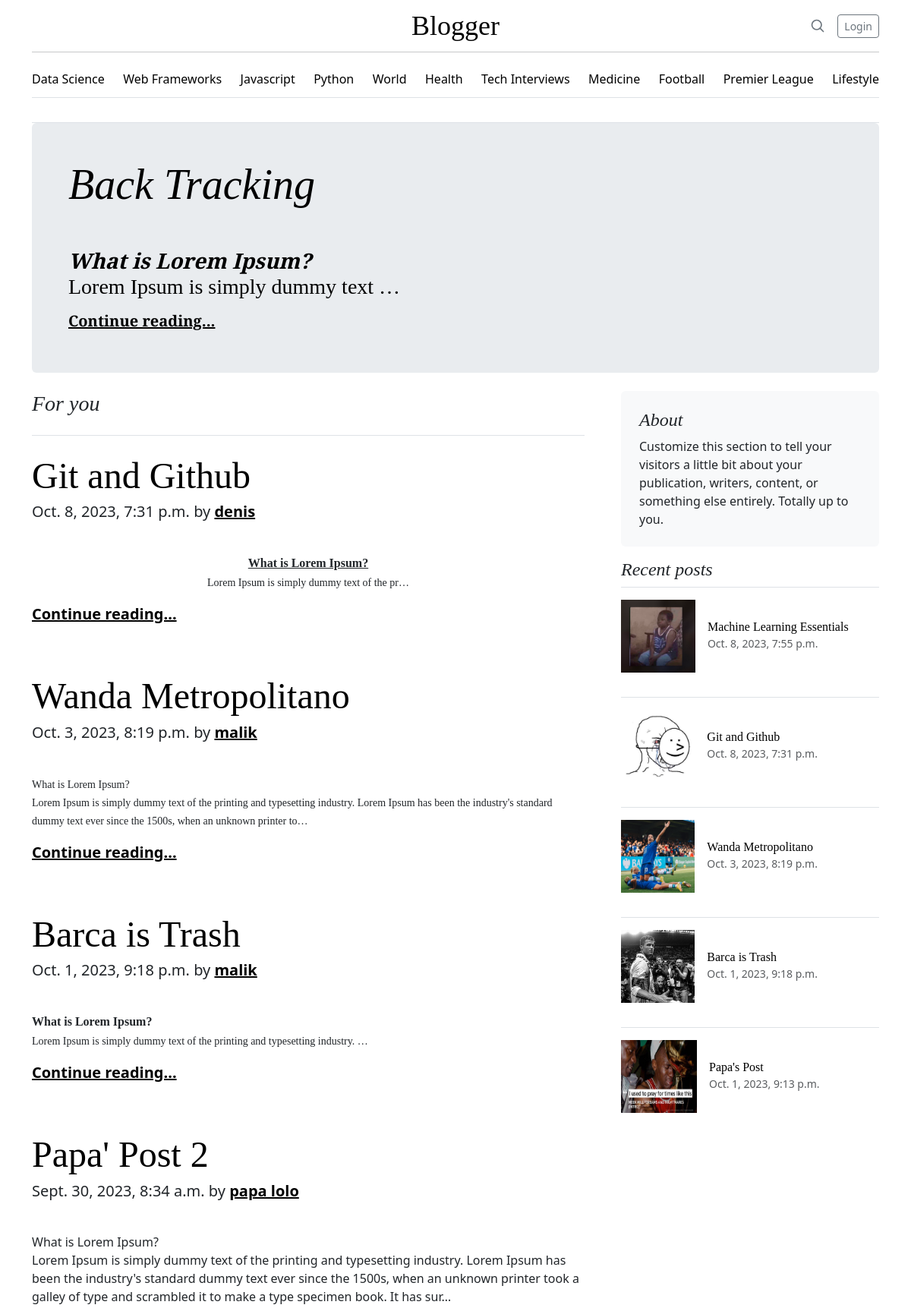
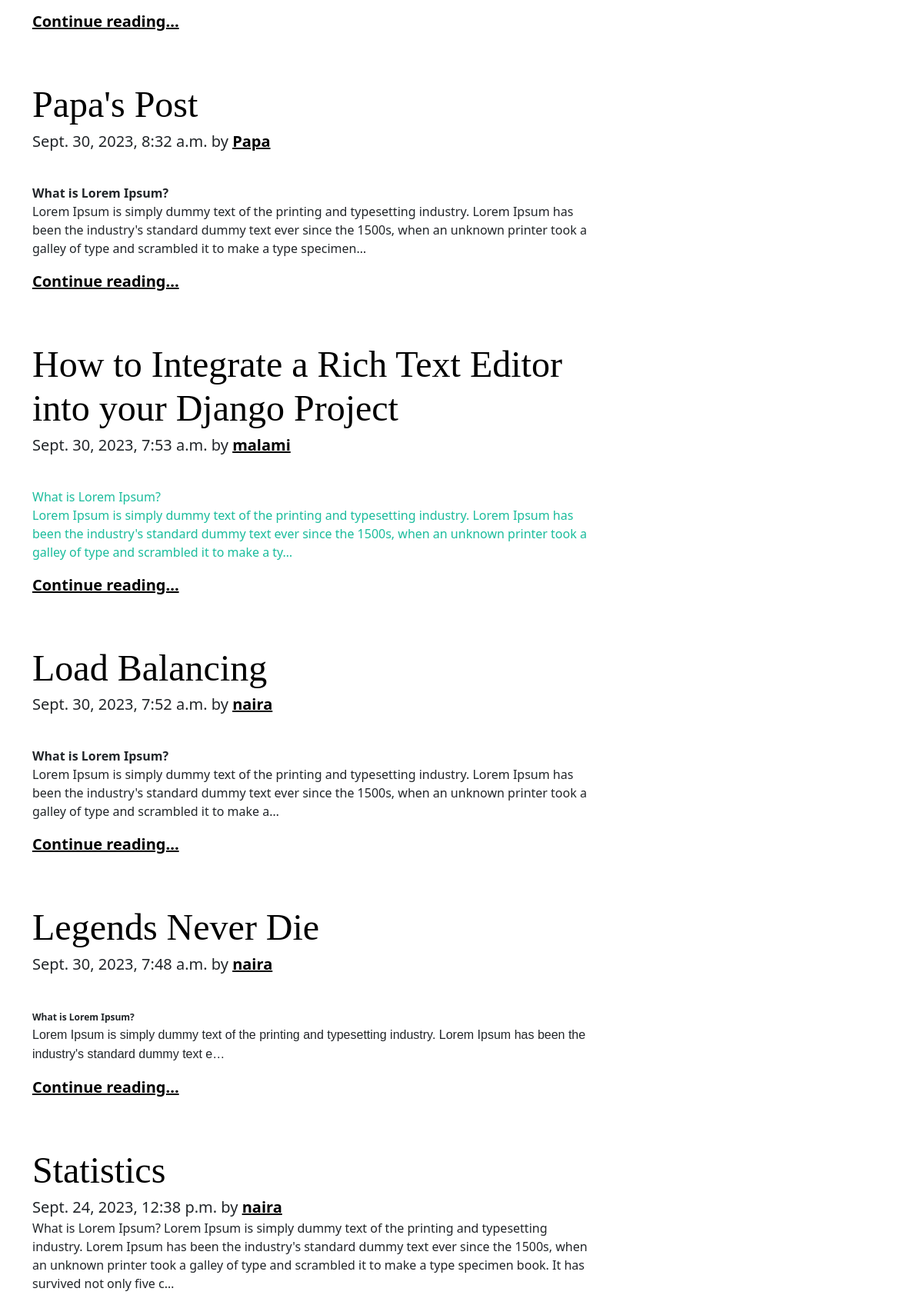
The page / (upper part) on the database its author committed (2 pictures, top to bottom).
### blog/models.py (models this page shows, shortened)
class Category(models.Model):
    name = models.CharField(max_length=100)
    def __str__(self):
        return self.name

class FeaturePost(models.Model):
    id = models.UUIDField(primary_key=True, default=uuid.uuid4)
    author = models.ForeignKey(User, on_delete=models.CASCADE)
    title = models.CharField(max_length=100)
    category = models.ForeignKey(Category, on_delete=models.CASCADE, blank=True, null=True)
    description = models.TextField(blank=True)
    image = models.ImageField(upload_to='posts')
    files = models.FileField(upload_to='files', blank=True)
    content = RichTextField(config_name='awesome_ckeditor', blank=True)
    created = models.DateTimeField(auto_now_add=True)
    updated = models.DateTimeField(auto_now=True)
    class Meta:
        ordering = ['-created', '-updated']

class Post(models.Model):
    id = models.UUIDField(primary_key=True, default=uuid.uuid4)
    author = models.ForeignKey(User, on_delete=models.CASCADE)
    title = models.CharField(max_length=100)
    category = models.ForeignKey(Category, on_delete=models.CASCADE)
    image = models.ImageField(upload_to='posts')
    files = models.FileField(upload_to='files', blank=True)
    content = RichTextField(config_name='awesome_ckeditor')
    created = models.DateTimeField(auto_now_add=True)
    updated = models.DateTimeField(auto_now=True)
    class Meta:
        ordering = ['-created', '-updated']

### blog/views.py (the view)
# urls.py: path('', views.index, name='index'),
def index(request):
    feature = FeaturePost.objects.order_by('-created').first()
    post = Post.objects.all()
    posts_per_page = 10
    paginator = Paginator(post, posts_per_page)
    page_number = request.GET.get('page')
    page = paginator.get_page(page_number)
    latest_post = Post.objects.order_by('-updated')[:5]
    category = Category.objects.all()[0:11]
    cxt = {'page':page,'posts': post,'feature': feature,'category': category,'latest_post': latest_post}
    return render(request, 'blog/index.html',cxt)

### blog/templates/blog/index.html (shortened to what this page needs)
{% extends 'main.html' %}
{% load static %}
{% load custom_filters %}
{% block content %}
  <link href="{% static 'css/blog.css' %}" rel="stylesheet">
  <link rel="stylesheet" href="{% static 'css/profile_page.css' %}">
  <link rel="stylesheet" href="https://cdnjs.cloudflare.com/ajax/libs/MaterialDesign-Webfont/5.3.45/css/materialdesignicons.css" />
   {% include 'mode-change.html' %}
<div class="container">
  <header class="border-bottom lh-1 py-3">
    <div class="row flex-nowrap justify-content-between align-items-center">
      <div class="col-4 pt-1">
      </div>
      <div class="col-4 text-center">
        <a class="blog-header-logo text-body-emphasis text-decoration-none" href="#">Blogger</a>
      </div>
      <div class="col-4 d-flex justify-content-end align-items-center">
        <a class="link-secondary" href="{% url 'search' %}" aria-label="Search">
          <svg xmlns="http://www.w3.org/2000/svg" width="20" height="20" fill="none" stroke="currentColor" stroke-linecap="round" stroke-linejoin="round" stroke-width="2" class="mx-3" role="img" viewBox="0 0 24 24"><title>Search</title><circle cx="10.5" cy="10.5" r="7.5"/><path d="M21 21l-5.2-5.2"/></svg>
        </a>
        {% if request.user.is_authenticated %}
        <a class="btn btn-sm btn-outline-secondary" href="{% url 'logout' %}">Logout</a>
        {% else %}
        <a class="btn btn-sm btn-outline-secondary" href="{% url 'login' %}">Login</a>
        {% endif %}
      </div>
    </div>
 <hr>
  <div class="nav-scroller py-1 mb-3 border-bottom">
    <nav class="nav nav-underline justify-content-between">
      {% for tag in category %}
      <a class="nav-item nav-link link-body-emphasis " href="{% url 'category' tag.id %}">{{tag}}</a>
      {% endfor %}
    </nav>
  </div>
</div>
<main class="container">
  <div class="p-4 p-md-5 mb-4 rounded text-body-emphasis bg-body-secondary">
    <div class="col-lg-6 px-0">
      <h1 class="display-4 fst-italic">{{feature.title}}</h1>
      <p class="lead my-3">{{feature.content|safe|truncatechars:100}}</p>
      <p class="lead mb-0"><a href="{% url 'feature' feature.id %}" class="text-body-emphasis fw-bold">Continue reading...</a></p>
    </div>
  </div>
  <div class="row g-5">
    <div class="col-md-8">
      <h3 class="pb-4 mb-4 fst-italic border-bottom">
        For you
      </h3>
      {% for post in page %}
      <article class="blog-post">
        <h2 class="display-5 link-body-emphasis mb-1">{{post.title}}</h2></a>
        <p class="lead mb-0">{{post.created}} by <a href="{% url 'profile' post.author %}" class="text-body-emphasis fw-bold">{{post.author}}</a></p>
        <p>{{post.content|safe| truncatechars:300}}</p>
        <p class="lead mb-0"><a href="{% url 'post' post.id %}" class="text-body-emphasis fw-bold">Continue reading...</a></p>
      </article>
      {% endfor %}
    </div>
    <div class="col-md-4">
      <div class="position-sticky" style="top: 2rem;">
        <div class="p-4 mb-3 bg-body-tertiary rounded">
          <h4 class="fst-italic">About</h4>
          <p class="mb-0">Customize this section to tell your visitors a little bit about your publication, writers, content, or something else entirely. Totally up to you.</p>
        </div>
        <div>
          <h4 class="fst-italic">Recent posts</h4>
          {% for post in latest_post %}
          <ul class="list-unstyled">
            <li>
              <a class="d-flex flex-column flex-lg-row gap-3 align-items-start align-items-lg-center py-3 link-body-emphasis text-decoration-none border-top" href="{% url 'post' post.id %}">
              <img width="100" height="96" src="{{post.image.url}}">
                <div class="col-lg-8">
                  <h6 class="mb-0">{{post.title}}</h6>
                  <small class="text-body-secondary">{{post.updated}}</small>
                </div>
              </a>
            </li>
          </ul>
          {% endfor %}
        </div>
      </div>
    </div>
  </div>
</main>
{% endblock content %}

### static/css/blog.css (style rules this page uses)
.nav-scroller { position: relative; z-index: 2; height: 2.75rem; overflow-y: hidden; }
.nav-scroller .nav { display: flex; flex-wrap: nowrap; padding-bottom: 1rem; margin-top: -1px; overflow-x: auto; text-align: center; white-space: nowrap; -webkit-overflow-scrolling: touch; }
.blog-header-logo { font-family: "Playfair Display", Georgia, "Times New Roman", serif; font-size: 2.25rem; }
h1, h2, h3, h4, h5, h6 { font-family: "Playfair Display", Georgia, "Times New Roman", serif; }
.blog-post { margin-bottom: 4rem; }
body { background:#f2f3f8; margin-top:20px; }
a { color: #343a40; text-decoration: none; }
ul { list-style-type: none; }

### static/css/profile_page.css (style rules this page uses)
body { background-color:#ecf2f5; margin-top:20px; }

### rows shown on the page
Category: name "Data Science"
Category: name "Web Frameworks"
Category: name "Javascript"
Category: name "Python"
Category: name "World"
Category: name "Health"
Category: name "Tech Interviews"
Category: name "Medicine"
Category: name "Football"
Category: name "Premier League"
Category: name "Lifestyle"
FeaturePost: title "Back Tracking", content "What is Lorem Ipsum? Lorem Ipsum is simply dummy text …"
Post: title "Git and Github", created "Oct. 8, 2023, 7:31 p.m.", author "denis", content "What is Lorem Ipsum? Lorem Ipsum is simply dummy text of the pr…", image (picture), updated "Oct. 8, 2023, 7:31 p.m."
Post: title "Wanda Metropolitano", created "Oct. 3, 2023, 8:19 p.m.", author "malik", content "What is Lorem Ipsum? Lorem Ipsum is simply dummy text of the printing and typesetting industry. Lorem Ipsum has been the industry's standard dummy text ever since the 1500s, when an unknown printer to…", image (picture), updated "Oct. 3, 2023, 8:19 p.m."
Post: title "Barca is Trash", created "Oct. 1, 2023, 9:18 p.m.", author "malik", content "What is Lorem Ipsum? Lorem Ipsum is simply dummy text of the printing and typesetting industry. …", image (picture), updated "Oct. 1, 2023, 9:18 p.m."
Post: title "Papa' Post 2", created "Sept. 30, 2023, 8:34 a.m.", author "papa lolo", content "What is Lorem Ipsum? Lorem Ipsum is simply dummy text of the printing and typesetting industry. Lorem Ipsum has been the industry's standard dummy text ever since the 1500s, when an unknown printer took a galley of type and scrambled it to make a type specimen book. It has sur…"
Post: title "Papa's Post", created "Sept. 30, 2023, 8:32 a.m.", author "Papa", content "What is Lorem Ipsum? Lorem Ipsum is simply dummy text of the printing and typesetting industry. Lorem Ipsum has been the industry's standard dummy text ever since the 1500s, when an unknown printer took a galley of type and scrambled it to make a type specimen…", image (picture), updated "Oct. 1, 2023, 9:13 p.m."
Post: title "How to Integrate a Rich Text Editor into your Django Project", created "Sept. 30, 2023, 7:53 a.m.", author "malami", content "What is Lorem Ipsum? Lorem Ipsum is simply dummy text of the printing and typesetting industry. Lorem Ipsum has been the industry's standard dummy text ever since the 1500s, when an unknown printer took a galley of type and scrambled it to make a ty…"
Post: title "Load Balancing", created "Sept. 30, 2023, 7:52 a.m.", author "naira", content "What is Lorem Ipsum? Lorem Ipsum is simply dummy text of the printing and typesetting industry. Lorem Ipsum has been the industry's standard dummy text ever since the 1500s, when an unknown printer took a galley of type and scrambled it to make a…"
Post: title "Legends Never Die", created "Sept. 30, 2023, 7:48 a.m.", author "naira", content "What is Lorem Ipsum? Lorem Ipsum is simply dummy text of the printing and typesetting industry. Lorem Ipsum has been the industry's standard dummy text e…"
Post: title "Statistics", created "Sept. 24, 2023, 12:38 p.m.", author "naira", content "What is Lorem Ipsum? Lorem Ipsum is simply dummy text of the printing and typesetting industry. Lorem Ipsum has been the industry's standard dummy text ever since the 1500s, when an unknown printer took a galley of type and scrambled it to make a type specimen book. It has survived not only five c…"
Post: image (picture), title "Machine Learning Essentials", updated "Oct. 8, 2023, 7:55 p.m."
